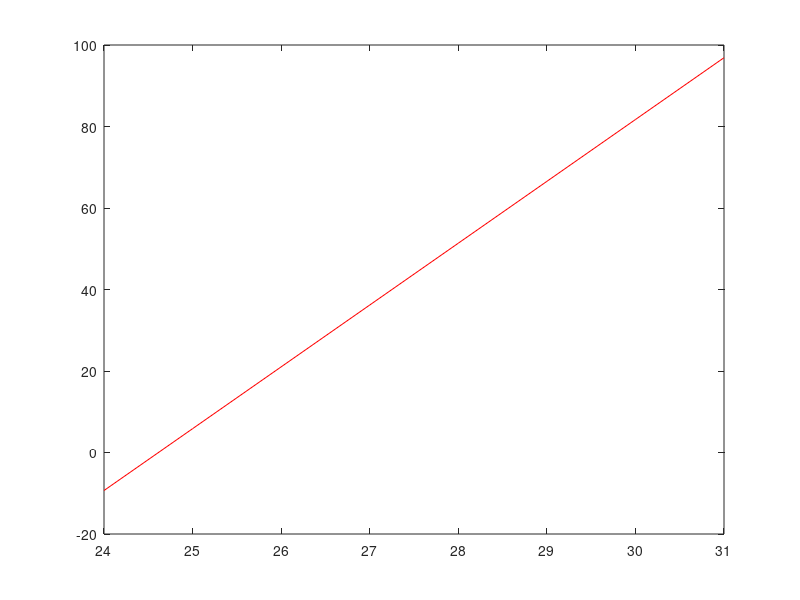

Recreate this plot in MATLAB.
%cryo apagado, frecuencia de muestreo 400S/s
%mm indicados es nivel respecto al inicio del ambito de medida

vacio=[-6.622,-6.623,-6.613,-6.616,-6.615,-6.613,-6.616,-6.630,-6.629,-6.615,-6.620,-6.619,-6.615,-6.606,-6.613,-6.619,-6.618,-6.614,-6.621,-6.605,-6.624,-6.611,-6.614,-6.621,-6.623,-6.619,-6.610,-6.628,-6.621,-6.609,-6.607,-6.621,-6.623,-6.620,-6.620,-6.623,-6.624,-6.619,-6.614,-6.617,-6.625,-6.622,-6.616,-6.611,-6.621,-6.627,-6.620,-6.616,-6.612,-6.610,-6.625,-6.625,-6.617,-6.623,-6.611,-6.604,-6.608,-6.616,-6.621,-6.623,-6.607,-6.622,-6.622,-6.624,-6.617,-6.619,-6.624,-6.617,-6.613,-6.611,-6.620,-6.613,-6.619,-6.620,-6.617,-6.627,-6.605,-6.611,-6.616,-6.618,-6.616,-6.616,-6.628,-6.627,-6.612,-6.608,-6.611,-6.628,-6.625,-6.624,-6.613,-6.612,-6.626,-6.622,-6.627,-6.616,-6.611,-6.620,-6.618,-6.620];
vacio=mean(vacio);

nivel_10mm=[-6.015,-5.999,-5.972,-5.985,-6.007,-5.967,-5.994,-6.012,-6.020,-5.956,-5.973,-5.995,-5.992,-5.998,-5.987,-6.013,-6.001,-5.988,-5.968,-5.997,-5.962,-6.006,-5.984,-5.969,-5.996,-5.994,-6.041,-6.016,-5.954,-6.007,-5.978,-6.028,-6.024,-5.995,-5.999,-5.972,-6.007,-5.987,-6.006,-5.976,-5.980,-6.022,-5.980,-5.983,-6.018,-5.984,-6.018,-6.015,-5.988,-5.971,-5.986,-5.970,-5.992,-5.966,-6.004,-6.024,-5.972,-5.981,-5.981,-5.989,-5.983,-6.027,-6.033,-6.008,-5.986,-6.014,-6.008,-6.004,-5.994,-6.008,-6.002,-6.013,-6.014,-5.997,-6.015,-5.986,-5.992,-5.989,-5.967,-6.006,-6.033,-6.039,-5.999,-6.015,-5.974,-5.967,-5.990,-5.973,-6.026,-6.028,-5.991,-6.005,-5.983,-6.009,-6.004,-6.001,-6.000,-6.029,-6.000,-5.994];
nivel_10mm=mean(nivel_10mm);

nivel_20mm=[-5.275,-5.288,-5.295,-5.235,-5.279,-5.277,-5.260,-5.282,-5.280,-5.313,-5.246,-5.345,-5.328,-5.238,-5.253,-5.272,-5.281,-5.273,-5.298,-5.292,-5.256,-5.276,-5.255,-5.324,-5.304,-5.192,-5.265,-5.269,-5.260,-5.292,-5.288,-5.256,-5.299,-5.234,-5.275,-5.347,-5.318,-5.277,-5.279,-5.283,-5.288,-5.280,-5.278,-5.314,-5.308,-5.288,-5.287,-5.286,-5.259,-5.296,-5.293,-5.308,-5.297,-5.273,-5.303,-5.302,-5.306,-5.254,-5.287,-5.299,-5.258,-5.250,-5.259,-5.256,-5.318,-5.290,-5.282,-5.291,-5.299,-5.318,-5.275,-5.262,-5.258,-5.293,-5.260,-5.253,-5.294,-5.313,-5.318,-5.295,-5.281,-5.281,-5.266,-5.343,-5.295,-5.265,-5.310,-5.288,-5.269,-5.222,-5.311,-5.245,-5.314,-5.311,-5.255,-5.307,-5.252,-5.329,-5.285,-5.283];
nivel_20mm=mean(nivel_20mm);

nivel_30mm=[-4.673,-4.678,-4.659,-4.629,-4.656,-4.646,-4.694,-4.679,-4.651,-4.657,-4.674,-4.692,-4.683,-4.682,-4.685,-4.648,-4.638,-4.708,-4.655,-4.645,-4.659,-4.673,-4.643,-4.641,-4.660,-4.598,-4.670,-4.667,-4.674,-4.698,-4.680,-4.685,-4.675,-4.676,-4.670,-4.652,-4.637,-4.681,-4.689,-4.684,-4.672,-4.692,-4.666,-4.648,-4.651,-4.622,-4.645,-4.623,-4.687,-4.743,-4.677,-4.672,-4.658,-4.659,-4.627,-4.667,-4.666,-4.641,-4.636,-4.691,-4.680,-4.675,-4.639,-4.689,-4.667,-4.648,-4.703,-4.660,-4.668,-4.646,-4.667,-4.682,-4.657,-4.663,-4.698,-4.654,-4.673,-4.671,-4.687,-4.661,-4.680,-4.690,-4.684,-4.645,-4.682,-4.681,-4.638,-4.635,-4.673,-4.683,-4.646,-4.681,-4.624,-4.644,-4.650,-4.666,-4.668,-4.666,-4.665,-4.638];
nivel_30mm=mean(nivel_30mm);

nivel_40mm=[-4.027,-4.013,-4.015,-4.035,-3.999,-4.021,-3.982,-4.019,-4.047,-4.018,-4.045,-4.027,-4.044,-4.050,-4.012,-4.028,-4.043,-4.071,-4.038,-4.018,-4.036,-4.003,-4.059,-4.013,-4.003,-4.034,-4.013,-4.000,-4.013,-4.006,-4.032,-4.025,-4.015,-4.000,-4.079,-4.005,-4.025,-4.041,-4.009,-4.009,-4.027,-3.996,-4.000,-4.038,-4.035,-3.984,-4.034,-4.010,-4.007,-4.039,-4.018,-4.000,-4.031,-4.024,-3.990,-4.008,-4.039,-3.997,-4.008,-3.996,-4.052,-4.013,-4.004,-3.999,-4.048,-4.001,-3.978,-4.063,-4.014,-4.070,-3.979,-3.986,-4.024,-4.031,-4.023,-4.056,-4.001,-4.012,-3.993,-4.005,-4.029,-4.037,-4.017,-4.008,-4.030,-4.053,-4.011,-4.061,-3.983,-4.014,-4.021,-4.017,-4.011,-4.019,-4.015,-4.053,-4.011,-4.021,-4.016,-3.982];
nivel_40mm=mean(nivel_40mm);

nivel_50mm=[-3.352,-3.392,-3.361,-3.362,-3.331,-3.322,-3.357,-3.348,-3.354,-3.362,-3.348,-3.362,-3.349,-3.347,-3.347,-3.351,-3.324,-3.361,-3.335,-3.353,-3.336,-3.335,-3.371,-3.348,-3.390,-3.334,-3.363,-3.371,-3.360,-3.375,-3.387,-3.355,-3.361,-3.357,-3.345,-3.350,-3.331,-3.328,-3.370,-3.377,-3.357,-3.356,-3.328,-3.354,-3.352,-3.353,-3.376,-3.388,-3.319,-3.353,-3.366,-3.402,-3.363,-3.370,-3.337,-3.359,-3.350,-3.371,-3.357,-3.369,-3.352,-3.384,-3.352,-3.404,-3.390,-3.385,-3.368,-3.387,-3.353,-3.357,-3.389,-3.381,-3.340,-3.304,-3.366,-3.339,-3.344,-3.358,-3.371,-3.334,-3.362,-3.370,-3.367,-3.379,-3.360,-3.328,-3.361,-3.365,-3.328,-3.392,-3.372,-3.352,-3.386,-3.367,-3.354,-3.395,-3.389,-3.378,-3.359,-3.374];
nivel_50mm=mean(nivel_50mm);

nivel_60mm=[-2.664,-2.677,-2.654,-2.665,-2.678,-2.674,-2.703,-2.661,-2.672,-2.712,-2.696,-2.732,-2.682,-2.647,-2.700,-2.699,-2.681,-2.698,-2.684,-2.723,-2.693,-2.688,-2.734,-2.710,-2.705,-2.667,-2.682,-2.677,-2.690,-2.694,-2.687,-2.710,-2.701,-2.660,-2.714,-2.684,-2.693,-2.670,-2.681,-2.688,-2.653,-2.675,-2.682,-2.661,-2.691,-2.699,-2.692,-2.668,-2.677,-2.695,-2.681,-2.700,-2.692,-2.690,-2.696,-2.661,-2.701,-2.667,-2.682,-2.673,-2.707,-2.697,-2.691,-2.680,-2.710,-2.700,-2.727,-2.709,-2.701,-2.684,-2.672,-2.687,-2.699,-2.666,-2.670,-2.692,-2.691,-2.688,-2.685,-2.701,-2.690,-2.717,-2.646,-2.701,-2.712,-2.700,-2.699,-2.685,-2.677,-2.698,-2.714,-2.685,-2.697,-2.670,-2.719,-2.683,-2.657,-2.681,-2.677,-2.687];
nivel_60mm=mean(nivel_60mm);

nivel_70mm=[-1.986,-2.017,-2.018,-2.022,-2.043,-1.996,-2.046,-2.001,-2.046,-2.049,-2.019,-2.016,-2.029,-2.019,-2.002,-2.028,-2.027,-2.015,-2.021,-2.025,-2.054,-2.017,-2.044,-2.007,-2.020,-2.037,-2.020,-2.034,-2.037,-2.043,-2.011,-2.024,-2.027,-2.006,-2.023,-2.063,-2.059,-2.006,-2.002,-2.026,-2.051,-2.018,-2.047,-1.986,-2.014,-2.035,-2.048,-1.990,-2.018,-2.022,-2.019,-2.053,-2.040,-2.034,-2.052,-1.973,-2.000,-2.056,-2.026,-1.994,-2.043,-1.966,-1.951,-1.985,-2.017,-1.988,-1.986,-2.019,-2.056,-2.036,-2.025,-2.011,-2.022,-1.994,-2.050,-1.988,-2.059,-2.020,-1.983,-2.005,-2.025,-2.001,-2.007,-2.054,-2.023,-2.035,-1.993,-2.006,-2.018,-2.011,-2.040,-2.002,-2.005,-2.003,-2.025,-2.024,-2.037,-2.028,-2.061,-2.036];
nivel_70mm=mean(nivel_70mm);

nivel_80mm=[-1.344,-1.345,-1.345,-1.345,-1.332,-1.354,-1.324,-1.351,-1.347,-1.345,-1.365,-1.354,-1.320,-1.326,-1.360,-1.310,-1.318,-1.321,-1.361,-1.313,-1.311,-1.348,-1.370,-1.342,-1.332,-1.324,-1.322,-1.349,-1.337,-1.371,-1.349,-1.328,-1.309,-1.329,-1.329,-1.347,-1.366,-1.327,-1.323,-1.346,-1.365,-1.351,-1.345,-1.323,-1.295,-1.346,-1.310,-1.314,-1.344,-1.334,-1.328,-1.377,-1.353,-1.366,-1.330,-1.323,-1.355,-1.310,-1.353,-1.322,-1.321,-1.331,-1.316,-1.327,-1.358,-1.378,-1.368,-1.335,-1.331,-1.386,-1.358,-1.341,-1.330,-1.340,-1.368,-1.330,-1.321,-1.354,-1.345,-1.326,-1.322,-1.303,-1.305,-1.352,-1.342,-1.309,-1.315,-1.358,-1.325,-1.327,-1.357,-1.326,-1.315,-1.341,-1.337,-1.352,-1.353,-1.326,-1.305,-1.355];
nivel_80mm=mean(nivel_80mm);

c=[vacio, nivel_10mm, nivel_20mm, nivel_30mm, nivel_40mm, nivel_50mm, nivel_60mm, nivel_70mm, nivel_80mm];
c= c+31.25;

nivel_cm= 0:1:8;

p= polyfit(nivel_cm, c, 1);     %linealizo para encontrar inversa

c_eje= 24:1:31;
nivel_medido=(c_eje-p(2))*10/p(1);      % *10 porque la linealizacion estaba en cm y ahora quiero mm. 
%nivel medido pendiente: 10/p(1), offset: -p(2)*10/p(1)

%nivelTeorico_mm= c_eje*13.46163002-338.275482;     %expresion teorica


%hold off
%plot(c_eje, nivelTeorico_mm, 'k')
%hold on
plot(c_eje, nivel_medido, 'r')




